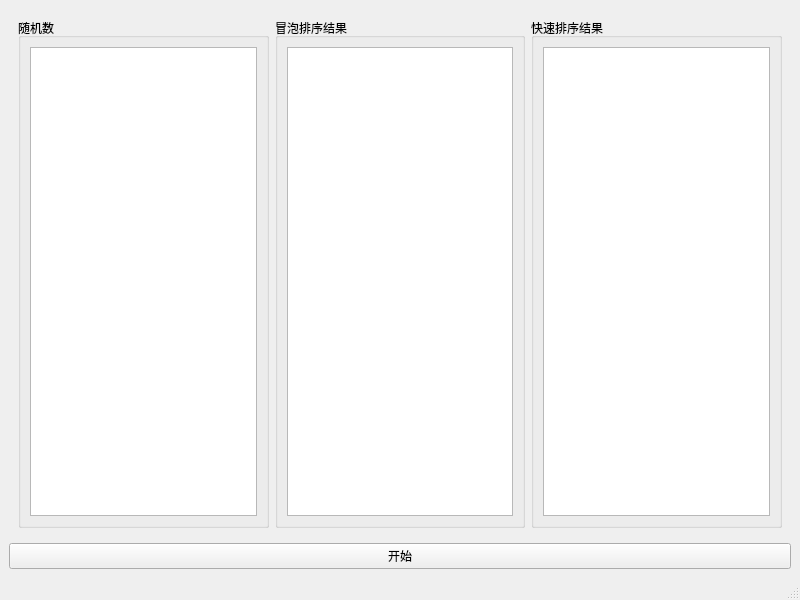
<?xml version="1.0" encoding="UTF-8"?>
<ui version="4.0">
 <class>MainWindow</class>
 <widget class="QMainWindow" name="MainWindow">
  <property name="geometry">
   <rect>
    <x>0</x>
    <y>0</y>
    <width>800</width>
    <height>600</height>
   </rect>
  </property>
  <property name="windowTitle">
   <string>MainWindow</string>
  </property>
  <widget class="QWidget" name="centralwidget">
   <layout class="QVBoxLayout" name="verticalLayout">
    <item>
     <widget class="QWidget" name="widget" native="true">
      <layout class="QHBoxLayout" name="horizontalLayout">
       <item>
        <widget class="QGroupBox" name="groupBox">
         <property name="title">
          <string>随机数</string>
         </property>
         <layout class="QHBoxLayout" name="horizontalLayout_2">
          <item>
           <widget class="QListWidget" name="randList"/>
          </item>
         </layout>
        </widget>
       </item>
       <item>
        <widget class="QGroupBox" name="groupBox_2">
         <property name="title">
          <string>冒泡排序结果</string>
         </property>
         <layout class="QHBoxLayout" name="horizontalLayout_3">
          <item>
           <widget class="QListWidget" name="bubbleList"/>
          </item>
         </layout>
        </widget>
       </item>
       <item>
        <widget class="QGroupBox" name="groupBox_4">
         <property name="title">
          <string>快速排序结果</string>
         </property>
         <layout class="QHBoxLayout" name="horizontalLayout_4">
          <item>
           <widget class="QListWidget" name="quickList"/>
          </item>
         </layout>
        </widget>
       </item>
      </layout>
     </widget>
    </item>
    <item>
     <widget class="QPushButton" name="start">
      <property name="text">
       <string>开始</string>
      </property>
     </widget>
    </item>
   </layout>
  </widget>
  <widget class="QMenuBar" name="menubar">
   <property name="geometry">
    <rect>
     <x>0</x>
     <y>0</y>
     <width>800</width>
     <height>23</height>
    </rect>
   </property>
  </widget>
  <widget class="QStatusBar" name="statusbar"/>
 </widget>
 <resources/>
 <connections/>
</ui>
